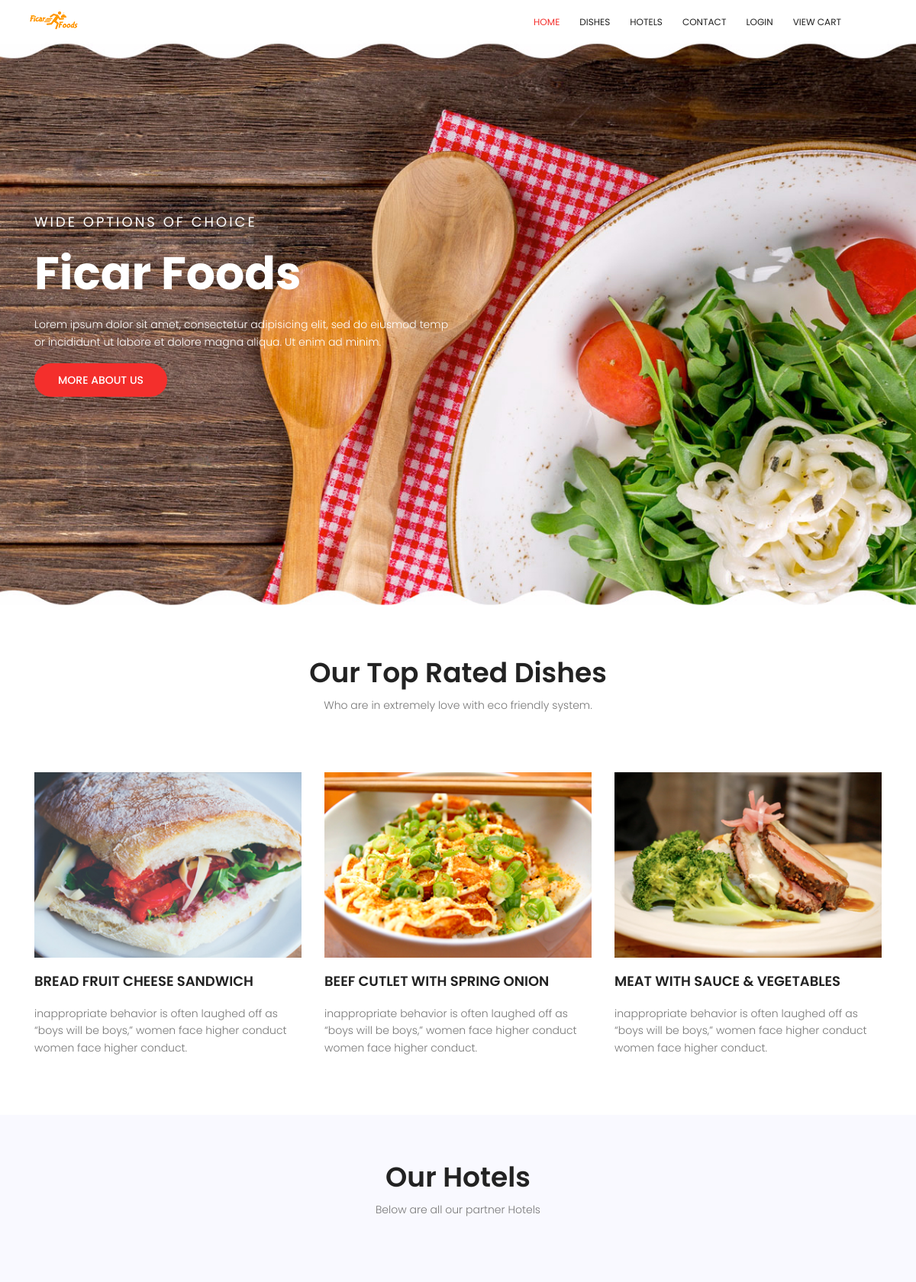
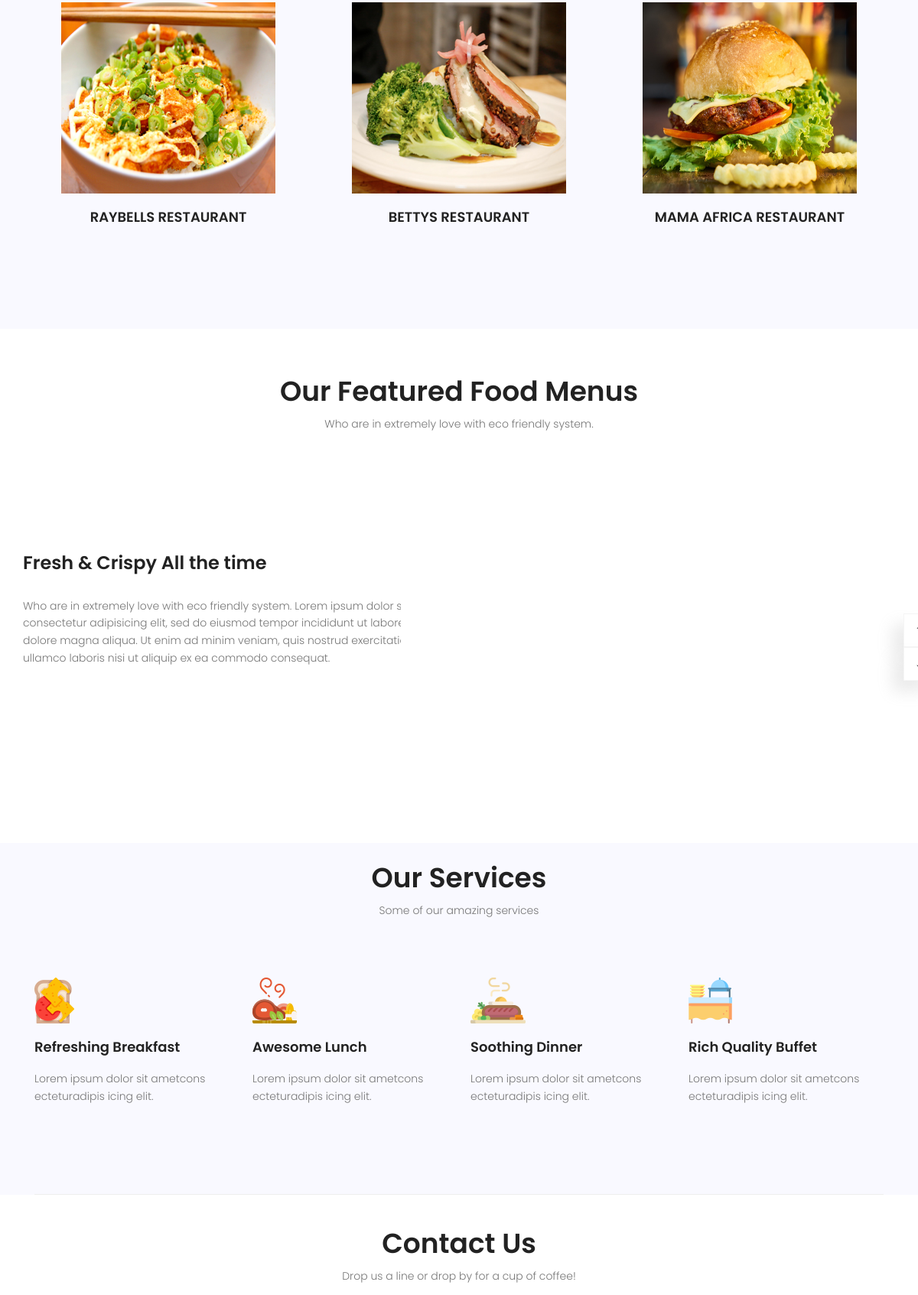
The page / (upper part) on the database its author committed (2 pictures, top to bottom).
### tables this page shows
CREATE TABLE `users` (
  `id` int(11) NOT NULL,
  `username` varchar(100) DEFAULT NULL,
  `password` varchar(100) DEFAULT NULL,
  `Access_level` int(11) DEFAULT NULL,
  `Customer_name` varchar(100) DEFAULT NULL,
  `Location` varchar(100) DEFAULT NULL,
  `mobile` int(11) DEFAULT NULL,
  `TillNumber` int(11) DEFAULT NULL,
  `photo` varchar(100) DEFAULT NULL,
  `Description` varchar(100) DEFAULT NULL
);

### index.php (the view, shortened to what this page needs)
<!DOCTYPE html>
<html lang="zxx" class="no-js">
<head>
    <link rel="stylesheet" href="css/linearicons.css">
    <link rel="stylesheet" href="css/font-awesome.min.css">
    <link rel="stylesheet" href="css/bootstrap.css">
    <link rel="stylesheet" href="css/magnific-popup.css">
    <link rel="stylesheet" href="css/nice-select.css">
    <link rel="stylesheet" href="css/animate.min.css">
    <link rel="stylesheet" href="css/owl.carousel.css">
    <link rel="stylesheet" href="css/main.css">
</head>
<body>
    <header id="header" id="home">
        <div class="container">
            <div class="row align-items-center justify-content-between d-flex">
                <div id="logo">
                    <a href="index.php">
                        <img class="img-fluid" src="img/logo.png"/>
                    </a>
                </div>
                <nav id="nav-menu-container">
                    <ul class="nav-menu">
                        <li class="menu-active"><a href="#home">Home</a></li>
                        <li><a href="#dish">Dishes</a></li>
                        <li><a href="#chefs">Hotels</a></li>
                        <li><a href="#contact">Contact</a></li>
                        <li><a href="#login">Login</a></li>
                        <li><a href="#viewcart">View Cart</a></li>
                    </ul>
                </nav>
            </div>
        </div>
    </header>
    <section class="banner-area relative" id="home">
        <div class="container">
            <div class="row fullscreen d-flex align-items-center justify-content-start">
                <div class="banner-content col-lg-8 col-md-12">
                    <h4 class="text-white text-uppercase">Wide Options of Choice</h4>
                    <h1>
                        Ficar Foods
                    </h1>
                    <p class="text-white">
                        Lorem ipsum dolor sit amet, consectetur adipisicing elit, sed do eiusmod temp <br> or incididunt ut labore et dolore magna aliqua. Ut enim ad minim.
                    </p>
                    <a href="#" class="primary-btn header-btn text-uppercase">More About Us</a>
                </div>
            </div>
        </div>
    </section>
    <section class="top-dish-area section-gap" id="dish" style="padding-bottom:5%; padding-top: 5%">
        <div class="container">
            <div class="row d-flex justify-content-center">
                <div class="menu-content pb-60 col-lg-8">
                    <div class="title text-center">
                        <h1 class="mb-10">Our Top Rated Dishes</h1>
                        <p>Who are in extremely love with eco friendly system.</p>
                    </div>
                </div>
            </div>
            <div class="row">
                <div class="single-dish col-lg-4">
                    <div class="thumb">
                        <img class="img-fluid" src="img/d1.jpg" alt="">
                    </div>
                    <h4 class="text-uppercase pt-20 pb-20">Bread Fruit Cheese Sandwich</h4>
                    <p>
                        inappropriate behavior is often laughed off as “boys will be boys,” women face higher conduct women face higher conduct.
                    </p>
                </div>
                <div class="single-dish col-lg-4">
                    <div class="thumb">
                        <img class="img-fluid" src="img/d2.jpg" alt="">
                    </div>
                    <h4 class="text-uppercase pt-20 pb-20">Beef Cutlet with Spring Onion</h4>
                    <p>
                        inappropriate behavior is often laughed off as “boys will be boys,” women face higher conduct women face higher conduct.
                    </p>
                </div>
                <div class="single-dish col-lg-4">
                    <div class="thumb">
                        <img class="img-fluid" src="img/d3.jpg" alt="">
                    </div>
                    <h4 class="text-uppercase pt-20 pb-20">Meat with sauce & Vegetables</h4>
                    <p>
                        inappropriate behavior is often laughed off as “boys will be boys,” women face higher conduct women face higher conduct.
                    </p>
                </div>
            </div>
        </div>
    </section>
    <section class="team-area section-gap" id="chefs" style="padding-top:5%; padding-bottom:5%">
        <div class="container">
            <div class="row d-flex justify-content-center">
                <div class="menu-content pb-70 col-lg-8">
                    <div class="title text-center">
                        <h1 class="mb-10">Our Hotels</h1>
                        <p>Below are all our partner Hotels</p>
                    </div>
                </div>
            </div>
            <div class="row">
<?php
                    $conn = mysqli_connect('localhost:3306','user1','Ficarfoods1234!','ficarfoo_shopping') or die(mysql_error());
                    $query = "SELECT * FROM users WHERE Access_level = '2' ";
                    $result = mysqli_query($conn, $query);
                    if (mysqli_num_rows($result) > 0)
                    {
                        while ($row = mysqli_fetch_array($result))
                        {
                ?>
                    <div class="single-dish col-md-4">
                            <center>
                                <div class="thumb">
                                <a href="single/index.php?hid=<?php echo $row["Customer_name"]; ?>">
                                        <img class="img-fluid" src="<?php echo $row["photo"]; ?>" style="background-size: cover; height: 250px; width: 280px;"/>
                                    </a>
                                    <h4 class="text-uppercase pt-20 pb-20"><?php echo $row["Customer_name"]; ?></h4>
                                </div>
                            </center>
                        </div>
                <?php
                        }
                    }
                ?>
            </div>
            <div class="row" style="padding-top:5%;">
            </div>
        </div>
    </section>
    <section class="related-area section-gap" style="padding-top:5%; padding-bottom:5%">
        <div class="container">
            <div class="row d-flex justify-content-center">
                <div class="menu-content pb-60 col-lg-8">
                    <div class="title text-center">
                        <h1 class="mb-10">Our Featured Food Menus</h1>
                        <p>Who are in extremely love with eco friendly system.</p>
                    </div>
                </div>
            </div>
            <div class="row justify-content-center">
                <div class="active-realated-carusel">
                    <div class="item row align-items-center">
                        <div class="col-lg-6 rel-left">
                            <h3>
                                Fresh & Crispy All the time
                            </h3>
                            <p class="pt-30 pb-30">
                                Who are in extremely love with eco friendly system. Lorem ipsum dolor sit amet, consectetur adipisicing elit, sed do eiusmod tempor incididunt ut labore et dolore magna aliqua. Ut enim ad minim veniam, quis nostrud exercitation ullamco laboris nisi ut aliquip ex ea commodo consequat.
                            </p>
                            <a href="#" class="primary-btn header-btn text-uppercase">view full menu</a>
                        </div>
                        <div class="col-lg-6">
                            <img class="img-fluid" src="img/slider1.jpg" alt="">
                        </div>
                    </div>
                </div>
            </div>
        </div>
    </section>
    <section class="features-area pt-100" id="feature" style="padding-top:2%; background-color:#f9f9ff">
        <div class="container">
            <div class="row d-flex justify-content-center">
                <div class="menu-content pb-60 col-lg-8">
                    <div class="title text-center">
                        <h1 class="mb-10">Our Services</h1>
                        <p>Some of our amazing services</p>
                    </div>
                </div>
            </div>
            <div class="feature-section">
                <div class="row">
                    <div class="single-feature col-lg-3 col-md-6">
                        <img src="img/f1.png" alt="">
                        <h4 class="pt-20 pb-20">Refreshing Breakfast</h4>
                        <p>
                            Lorem ipsum dolor sit ametcons ecteturadipis icing elit.
                        </p>
                    </div>
                    <div class="single-feature col-lg-3 col-md-6">
                        <img src="img/f2.png" alt="">
                        <h4 class="pt-20 pb-20">Awesome Lunch</h4>
                        <p>
                            Lorem ipsum dolor sit ametcons ecteturadipis icing elit.
                        </p>
                    </div>
                    <div class="single-feature col-lg-3 col-md-6">
                        <img src="img/f3.png" alt="">
                        <h4 class="pt-20 pb-20">Soothing Dinner</h4>
                        <p>
                            Lorem ipsum dolor sit ametcons ecteturadipis icing elit.
                        </p>
                    </div>
                    <div class="single-feature col-lg-3 col-md-6">
                        <img src="img/f4.png" alt="">
                        <h4 class="pt-20 pb-20">Rich Quality Buffet</h4>
                        <p>
                            Lorem ipsum dolor sit ametcons ecteturadipis icing elit.
                        </p>
                    </div>
                </div>
            </div>
        </div>
    </section>
    <div class="row d-flex justify-content-center" style="padding-top:3.5%;">
        <div class="menu-content pb-70 col-lg-8" style="padding-bottom:0px">
            <div class="title text-center">
                <h1 class="mb-10">Contact Us</h1>
                <p>Drop us a line or drop by for a cup of coffee!</p>
            </div>
        </div>
    </div>
		</body>
	</html>

### css/main.css (style rules this page uses)
body { color:#777;font-family:"Poppins",sans-serif;font-size:14px;font-weight:300;line-height:1.625em;position:relative }
ol,ul { margin:0;padding:0;list-style:none }
a { -webkit-transition:all 0.3s ease 0s;-moz-transition:all 0.3s ease 0s;-o-transition:all 0.3s ease 0s;transition:all 0.3s ease 0s }
a,a:focus,a:hover { text-decoration:none;outline:0 }
h1,h2,h3,h4,h5,h6 { font-family:"Poppins",sans-serif;color:#222;line-height:1.2em !important;margin-bottom:0;margin-top:0;font-weight:600 }
h1,.h1 { font-size:36px }
h3,.h3 { font-size:24px }
h4,.h4 { font-size:18px }
.mb-10 { margin-bottom:10px }
.pt-20 { padding-top:20px }
.pt-30 { padding-top:30px }
.pt-100 { padding-top:100px }
.pb-20 { padding-bottom:20px }
.pb-30 { padding-bottom:30px }
.pb-60 { padding-bottom:60px }
.pb-70 { padding-bottom:70px }
.text-white { color:#fff }
.text-center { text-align:center }
.relative { position:relative }
h1 { font-size:36px }
h3 { font-size:24px }
h4 { font-size:18px }
h1,h2,h3,h4,h5,h6 { line-height:1.5em }
#header { padding:14px 0;position:fixed;left:0;top:0;right:0;transition:all 0.5s;z-index:997 }
#header #logo img { padding:0;margin:0 }
.nav-menu,.nav-menu * { margin:0;padding:0;list-style:none }
.nav-menu li { position:relative;white-space:nowrap }
.nav-menu>li { float:left }
#nav-menu-container { margin:0 }
@media (min-width: 1024px) { #nav-menu-container { padding-right:60px } }
.nav-menu a { padding:0 8px 0px 8px;text-decoration:none;display:inline-block;color:#222;font-weight:400;font-size:12px;text-transform:uppercase;outline:none }
.nav-menu li:hover>a,.nav-menu>.menu-active>a { color:#f42f2c }
.nav-menu>li { margin-left:10px }
#mobile-nav { position:fixed;top:0;padding-top:18px;bottom:0;z-index:998;background:rgba(0,0,0,0.8);left:-260px;width:260px;overflow-y:auto;transition:0.4s }
#mobile-nav ul { padding:0;margin:0;list-style:none }
#mobile-nav ul li { position:relative }
#mobile-nav ul li a { color:#fff;font-size:13px;text-transform:uppercase;overflow:hidden;padding:10px 22px 10px 15px;position:relative;text-decoration:none;width:100%;display:block;outline:none;font-weight:700 }
.section-gap { padding:120px 0 }
.primary-btn { background-color:#f42f2c;line-height:42px;padding-left:30px;padding-right:60px;border-radius:25px;border:none;color:#fff;display:inline-block;font-weight:500;position:relative;-webkit-transition:all 0.3s ease 0s;-moz-transition:all 0.3s ease 0s;-o-transition:all 0.3s ease 0s;transition:all 0.3s ease 0s;cursor:pointer;text-transform:uppercase;position:relative }
.banner-area { background:url(../img/header-bg.jpg) right;background-size:cover }
.banner-area .primary-btn { padding-left:30px;padding-right:30px }
.banner-content { text-align:left }
.banner-content h1 { color:#fff;font-size:60px;font-weight:700;line-height:1em;margin-top:20px;margin-bottom:20px }
.banner-content h4 { font-weight:400;letter-spacing:3px }
.header-btn { background-color:#f42f2c;border:1px solid transparent;color:#fff }
.single-dish .thumb { overflow:hidden }
.single-dish h4,.single-dish img { -webkit-transition:all 0.3s ease 0s;-moz-transition:all 0.3s ease 0s;-o-transition:all 0.3s ease 0s;transition:all 0.3s ease 0s }
.feature-section { border-bottom:1px solid #eee;padding-bottom:100px }
.related-area .primary-btn { padding-right:30px;padding-left:30px;-webkit-transition:all 0.3s ease 0s;-moz-transition:all 0.3s ease 0s;-o-transition:all 0.3s ease 0s;transition:all 0.3s ease 0s }
.team-area { background-color:#f9f9ff }
.team-area .thumb { position:relative }
.team-area .thumb img { display:block;width:100% }

### rows shown on the page
users: photo (picture), Customer_name "RAYBELLS RESTAURANT"
users: photo (picture), Customer_name "BETTYS RESTAURANT"
users: photo (picture), Customer_name "MAMA AFRICA RESTAURANT"
